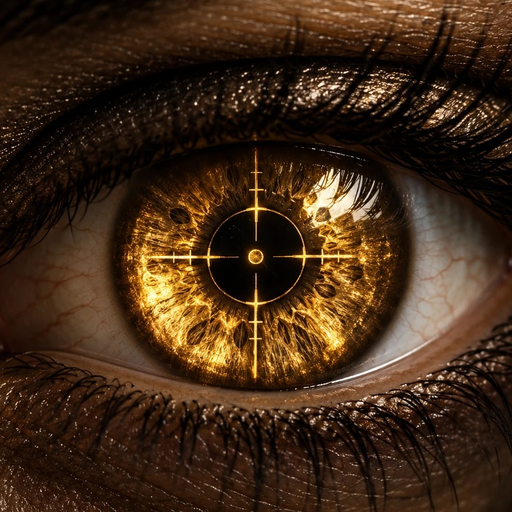
#> input picture android/app/src/main/play_store_512.png, 512 x 512 px
$ python -i texai.py   (imports and definitions only)
#> lines starting #> are read from the running program, lines starting #| are printed output that depends on the picture
#> further down, picture is the input picture: PIL image 512x512 RGB; mean R, G, B 64.9, 42.3, 23.5
#!/usr/bin/env python3
"""
AI texture pilot harness (see NOTES.md): prepare GoldenEye textures for an
image model (ChatGPT / Gemini), then turn what comes back into pack-ready
textures and a comparison sheet.

    python tools/texai/texai.py prep  <orig_dir> <work_dir> [samples.json]
    python tools/texai/texai.py post  <orig_dir> <work_dir> [tool ...]
    python tools/texai/texai.py sheet <orig_dir> <work_dir> [--final] [tool ...]

<orig_dir> holds the original textures as <tex>.png (RGBA, as the game uses
them). <work_dir> gets:
    in/<tex>.png, in/<tex>.txt   what to upload and the prompt to send
    in/manifest.json             how prep framed each texture
    out/<tool>/<tex>.png         the model's answer, saved by hand or script
    final/<tool>/<tex>_soft.png  the pack texture (colour locked to the original)
    final/<tool>/<tex>_strict.png  locked texel by texel (ghosts if the model moved things)
    compare.png                  original | bicubic | per tool: raw, strict, soft, soft tiled
    compare_final.png            (sheet --final) original | bicubic | each tool's soft texture

Everything in <orig_dir> and <work_dir> is derived from the ROM: keep both
under build/ (gitignored), never in the repo.

post, in order:
  1. crop the answer to the texture's box, resize to SCALE x the original;
  2. drift: average back down and compare with the original (PSNR over
     1x1 and 4x4-texel blocks). A model that moved or redrew things scores low
     (pilot: <= 17 dB at 4x4 was always visibly wrong, >= 20 dB usable);
  3. wrapped axes: spread the edge mismatch over a band so the wrap is continuous;
  4. cut-outs: alpha from the original, refined by the model's own silhouette
     within one texel of it; key colour texels refilled from their neighbours;
  5. back-projection against the original averaged over 1x1 (strict) or 4x4
     (soft) texels: colour and large-scale layout from the original, fine detail
     from the model. soft is the usable one.
"""

import json
import os
import sys

import numpy as np
from PIL import Image, ImageDraw

SCALE = 8          # pack texture = 8x the original (32x32 -> 256x256)
CANVAS = 1024      # what the models are sent (both answer 1:1 exactly)
KEY = (255, 0, 255)

# Prompt templates that worked in the pilot. Describe the kind of thing, never
# the identity: a wrong description ("a man") is followed over the picture.
PROMPT_HEAD = (
    "Create an image, a new one for this attachment only (ignore any earlier images). "
    "The attached picture is a {w}x{h}-pixel texture{what} from the 1997 Nintendo 64 game GoldenEye 007, "
    "{placed}enlarged with nearest-neighbour scaling, so each visible block is one original pixel. ")
PROMPT_BODY = {
    "detail": (
        "Make a high-resolution remaster of this exact texture as a 1:1 square image. Keep the composition "
        "identical: every element at exactly the same position, size and proportion; the same colours and "
        "brightness; flat and straight-on, with no perspective, no added lighting, shadows, vignette, border or "
        "frame. Replace the blocky pixels with crisp, realistic fine detail. Do not add, remove or move anything, "
        "and add no text or labels."),
    "material": (
        "Make a high-resolution remaster of this exact texture as a 1:1 square image. Keep the composition "
        "identical: the same pattern at exactly the same positions and sizes (the same number of repeats), the "
        "same colours and brightness; flat and straight-on, with no perspective, no added lighting, shadows, "
        "vignette, border or frame. Replace the blocky pixels with crisp, realistic detail of the same material. "
        "Do not add, remove or move anything."),
    "face": (
        "The texture is the front of a character's face, wrapped onto a low-polygon head. Make a high-resolution "
        "remaster of this exact texture as a 1:1 square image: the same person, realistic and photographic with "
        "natural skin detail, keeping the eyes, eyebrows, nose, mouth, chin, hair and hairline at exactly the same "
        "position, size and proportion, with the same skin tone, hair colour and brightness, flat and straight-on, "
        "lit as flatly as the original. Do not add, remove or move anything."),
}
PROMPT_KEY = ("The flat magenta (#FF00FF) is not part of the texture (it is empty/transparent): keep it flat pure "
              "magenta exactly where it is. ")
PROMPT_WRAP = {
    (True, True): " It is a repeating texture: it must tile seamlessly, the left edge continuing into the right "
                  "edge and the top edge into the bottom edge.",
    (True, False): " It repeats horizontally: the left edge must continue seamlessly into the right edge.",
    (False, True): " It repeats vertically: the top edge must continue seamlessly into the bottom edge.",
    (False, False): "",
}


# ---------------------------------------------------------------------------
# prep
# ---------------------------------------------------------------------------

# [66 lines left out: functions prep, load_orig, down, up, not called in this run]


def psnr(a, b, mask):
    d = ((a - b) ** 2)[mask].mean()
    return 99.0 if d == 0 else 10 * np.log10(255.0 ** 2 / d)


# [148 lines left out: functions seam, fix_seams, bleed, morph, painted, ibp and 2 more, not called in this run]


def tools_in(work, names):
    return names or sorted(os.listdir(os.path.join(work, 'out')))


# [11 lines left out: function post, not called in this run]


# ---------------------------------------------------------------------------
# sheet
# ---------------------------------------------------------------------------

CELL = 256
BG = (40, 40, 48)


def fit(im):
    im = im.convert('RGBA')
    k = CELL / max(im.size)
#> k = 0.5
    im = im.resize((max(1, round(im.width * k)), max(1, round(im.height * k))), Image.LANCZOS)
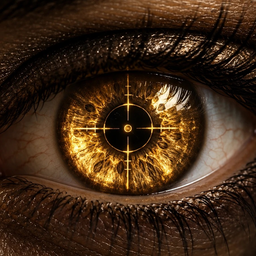
#> im: PIL image 256x256 RGBA; mean R, G, B, A 64.9, 42.3, 23.6, 255
    bg = Image.new('RGBA', (CELL, CELL), BG + (255,))
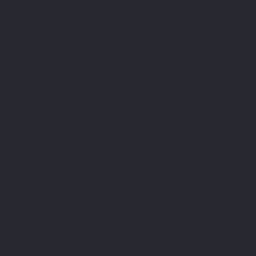
#> bg: PIL image 256x256 RGBA; mean R, G, B, A 40, 40, 48, 255
    for y in range(0, CELL, 16):
        for x in range(0, CELL, 16):
            if (x // 16 + y // 16) % 2:
                bg.paste((60, 60, 70, 255), (x, y, x + 16, y + 16))
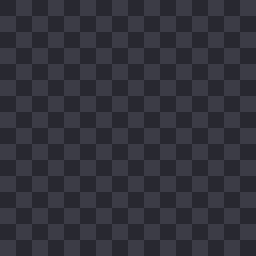
#> bg: PIL image 256x256 RGBA; mean R, G, B, A 50, 50, 59, 255
    bg.alpha_composite(im, ((CELL - im.width) // 2, (CELL - im.height) // 2))
    return bg.convert('RGB')


# [87 lines left out: functions sheet_compact, sheet, main, not called in this run]


# [2 lines not run here, left out]

>>> from PIL import Image
>>> picture = Image.open('../../android/app/src/main/play_store_512.png')
>>> result = fit(picture)
